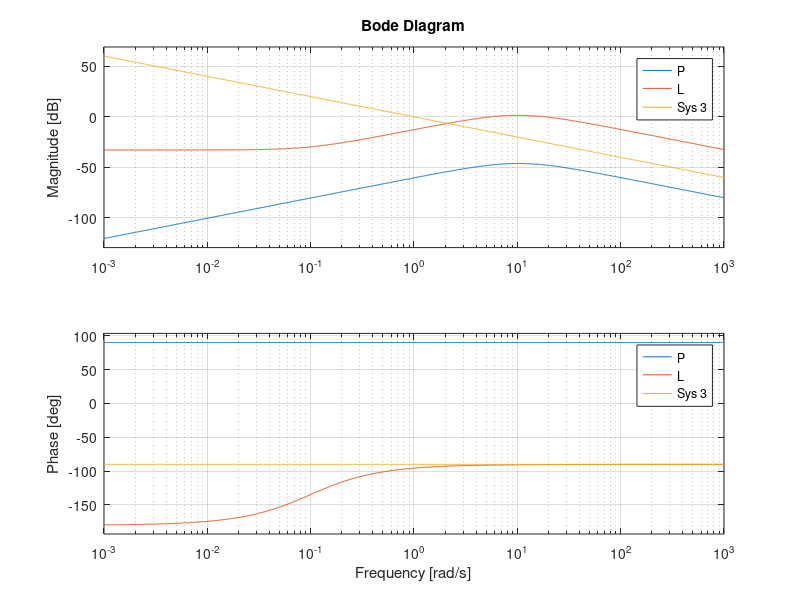

MATLAB code to generate this figure:
%Practica 6 - Balancio 
s = tf('s');

P = -0.099863*s /((s + 10.14)*(s - 10.14));

P2 = tf([-0.09986 0],[1 0 -102.8]);
N = 1000
kp = -240;
ki = -2.28e3;
Td = -1;



%%
kp = -240;
ki = -2.28e3;
Td = -1;


Ti = 10.14
C = kp*(1 + 1/(Ti*s))
%C = kp*(1 + 1/(Ti*s) + Td*s)
L = C*P

figure(1); bode(P, L, 1/s)
%sys = feedback(C*P, 1);
%Ts = 0.01;
%C_disc = c2d(C,Ts,'tustin');